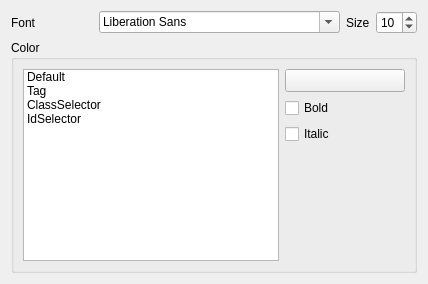
                    <widget class="QWidget" name="tab_3">
                     <attribute name="title">
                      <string>CSS</string>
                     </attribute>
                     <layout class="QGridLayout" name="gridLayout_17">
                      <item row="0" column="0">
                       <layout class="QHBoxLayout" name="horizontalLayout_41">
                        <item>
                         <widget class="QLabel" name="label_45">
                          <property name="text">
                           <string>Font</string>
                          </property>
                         </widget>
                        </item>
                        <item>
                         <spacer name="horizontalSpacer_43">
                          <property name="orientation">
                           <enum>Qt::Horizontal</enum>
                          </property>
                          <property name="sizeHint" stdset="0">
                           <size>
                            <width>40</width>
                            <height>20</height>
                           </size>
                          </property>
                         </spacer>
                        </item>
                        <item>
                         <widget class="QFontComboBox" name="mFontComboCodeEditorCSS">
                          <property name="minimumSize">
                           <size>
                            <width>241</width>
                            <height>0</height>
                           </size>
                          </property>
                         </widget>
                        </item>
                        <item>
                         <widget class="QLabel" name="label_46">
                          <property name="text">
                           <string>Size</string>
                          </property>
                         </widget>
                        </item>
                        <item>
                         <widget class="QSpinBox" name="mFontSizeCodeEditorCSS">
                          <property name="minimum">
                           <number>4</number>
                          </property>
                          <property name="maximum">
                           <number>20</number>
                          </property>
                          <property name="value">
                           <number>10</number>
                          </property>
                         </widget>
                        </item>
                       </layout>
                      </item>
                      <item row="1" column="0">
                       <widget class="QgsCollapsibleGroupBox" name="groupBox_28">
                        <property name="title">
                         <string>Color</string>
                        </property>
                        <layout class="QGridLayout" name="gridLayout_30">
                         <item row="0" column="0">
                          <widget class="QListWidget" name="mListWidgetCodeEditorColorCSS">
                           <item>
                            <property name="text">
                             <string>Default</string>
                            </property>
                           </item>
                           <item>
                            <property name="text">
                             <string>Tag</string>
                            </property>
                           </item>
                           <item>
                            <property name="text">
                             <string>ClassSelector</string>
                            </property>
                           </item>
                           <item>
                            <property name="text">
                             <string>IdSelector</string>
                            </property>
                           </item>
                          </widget>
                         </item>
                         <item row="0" column="1">
                          <widget class="QFrame" name="mLayoutColorCSS">
                           <property name="frameShape">
                            <enum>QFrame::NoFrame</enum>
                           </property>
                           <property name="frameShadow">
                            <enum>QFrame::Raised</enum>
                           </property>
                           <layout class="QGridLayout" name="gridLayout_25">
                            <property name="margin">
                             <number>0</number>
                            </property>
                            <item row="0" column="0">
                             <layout class="QVBoxLayout" name="verticalLayout_42">
                              <item>
                               <widget class="QgsColorButtonV2" name="mColorCodeEditorCSS">
                                <property name="minimumSize">
                                 <size>
                                  <width>120</width>
                                  <height>0</height>
                                 </size>
                                </property>
                                <property name="text">
                                 <string/>
                                </property>
                               </widget>
                              </item>
                              <item>
                               <widget class="QCheckBox" name="mCheckBoxBoldCodeEditor_2">
                                <property name="text">
                                 <string>Bold</string>
                                </property>
                               </widget>
                              </item>
                              <item>
                               <widget class="QCheckBox" name="mCheckBoxItalicCodeEditor_2">
                                <property name="text">
                                 <string>Italic</string>
                                </property>
                               </widget>
                              </item>
                              <item>
                               <spacer name="verticalSpacer_17">
                                <property name="orientation">
                                 <enum>Qt::Vertical</enum>
                                </property>
                                <property name="sizeHint" stdset="0">
                                 <size>
                                  <width>20</width>
                                  <height>40</height>
                                 </size>
                                </property>
                               </spacer>
                              </item>
                             </layout>
                            </item>
                           </layout>
                          </widget>
                         </item>
                        </layout>
                       </widget>
                      </item>
                     </layout>
                    </widget>
